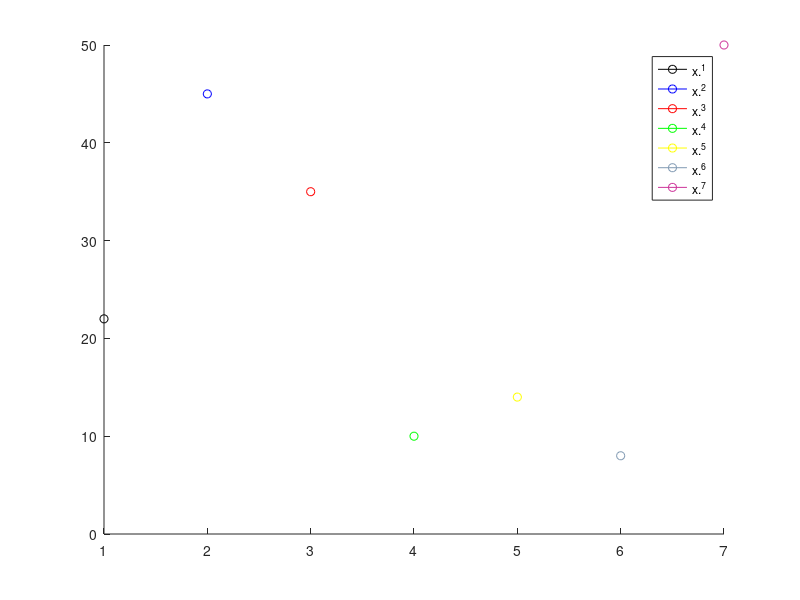

MATLAB code to generate this figure:
C = {'k','b','r','g','y',[.5 .6 .7],[.8 .2 .6]} % Cell array of colros.
x = 0:.01:1;
y =[22 45 35 10 14 08 50 ]
hold on
for ii=1:7
   plot(ii,y(ii),'color',C{ii},'marker','o')
end
legend({'x.^1';'x.^2';'x.^3';'x.^4';'x.^5';'x.^6';'x.^7'})